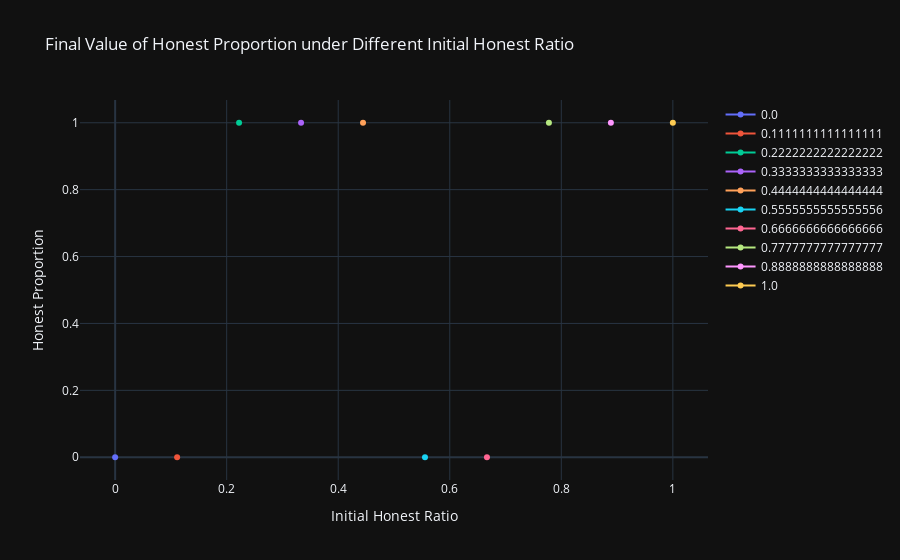

Source (notebook cell):
### Code cell
# calculate final values of honest_proportion under different initial_honest_ratio. Plus, draw a regression curve
fig = go.Figure()
for name, group in ratio_gp:
    fig.add_trace(go.Scatter(
        x=[name], y=[group["honest_proportion"].iloc[-1]], name=name))

fig.update_layout(title="Final Value of Honest Proportion under Different Initial Honest Ratio",
                  xaxis_title="Initial Honest Ratio",
                  yaxis_title="Honest Proportion")
fig.show()

### Figure 1 — Plotly figure (JSON) as saved in the notebook; plotly's stock layout.template omitted (floating-point values rounded to 4 significant figures)
{"data": [{"name": "0.0", "type": "scatter", "x": [0], "y": [0]}, {"name": "0.1111111111111111", "type": "scatter", "x": [0.1111], "y": [0]}, {"name": "0.2222222222222222", "type": "scatter", "x": [0.2222], "y": [1.0]}, {"name": "0.3333333333333333", "type": "scatter", "x": [0.3333], "y": [1.0]}, {"name": "0.4444444444444444", "type": "scatter", "x": [0.4444], "y": [1.0]}, {"name": "0.5555555555555556", "type": "scatter", "x": [0.5556], "y": [0]}, {"name": "0.6666666666666666", "type": "scatter", "x": [0.6667], "y": [0]}, {"name": "0.7777777777777777", "type": "scatter", "x": [0.7778], "y": [1.0]}, {"name": "0.8888888888888888", "type": "scatter", "x": [0.8889], "y": [1.0]}, {"name": "1.0", "type": "scatter", "x": [1], "y": [1.0]}], "layout": {"title": {"text": "Final Value of Honest Proportion under Different Initial Honest Ratio"}, "xaxis": {"title": {"text": "Initial Honest Ratio"}}, "yaxis": {"title": {"text": "Honest Proportion"}}}}
